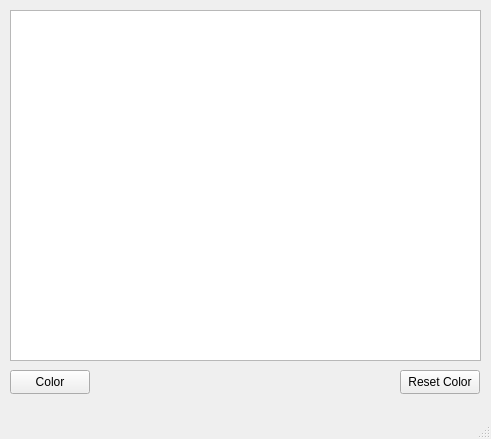
<?xml version="1.0" encoding="UTF-8"?>
<ui version="4.0">
 <class>MainWindow</class>
 <widget class="QMainWindow" name="MainWindow">
  <property name="geometry">
   <rect>
    <x>0</x>
    <y>0</y>
    <width>491</width>
    <height>439</height>
   </rect>
  </property>
  <property name="windowTitle">
   <string>MainWindow</string>
  </property>
  <widget class="QWidget" name="centralwidget">
   <widget class="QTableView" name="tableView">
    <property name="geometry">
     <rect>
      <x>10</x>
      <y>10</y>
      <width>471</width>
      <height>351</height>
     </rect>
    </property>
    <property name="sizePolicy">
     <sizepolicy hsizetype="Maximum" vsizetype="Maximum">
      <horstretch>0</horstretch>
      <verstretch>0</verstretch>
     </sizepolicy>
    </property>
   </widget>
   <widget class="QPushButton" name="colorButton">
    <property name="geometry">
     <rect>
      <x>10</x>
      <y>370</y>
      <width>80</width>
      <height>24</height>
     </rect>
    </property>
    <property name="text">
     <string>Color</string>
    </property>
   </widget>
   <widget class="QPushButton" name="resetColorButton">
    <property name="geometry">
     <rect>
      <x>400</x>
      <y>370</y>
      <width>80</width>
      <height>24</height>
     </rect>
    </property>
    <property name="text">
     <string>Reset Color</string>
    </property>
   </widget>
  </widget>
  <widget class="QMenuBar" name="menubar">
   <property name="geometry">
    <rect>
     <x>0</x>
     <y>0</y>
     <width>491</width>
     <height>21</height>
    </rect>
   </property>
  </widget>
  <widget class="QStatusBar" name="statusbar"/>
 </widget>
 <resources/>
 <connections/>
</ui>
